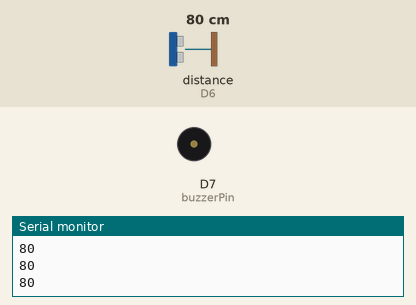
Recording of a sketch running on a simulated ESP8266 (NodeMCU). On the bench: buzzer (waves = sounding, pin HIGH), the last lines printed to the serial monitor. Wiring (inferred from the names in the program): ultrasonic range finder: trigger D5; echo D6. The inputs (shaded band) are chosen by the test bench; at power-on: distance to the obstacle (sensor on D6) 80 cm. The echo pulse lasts 58.3 µs per cm; WiFi joins after 1.5 s; servers stay silent unless stated; pins used as bus, display or sensor lines are not drawn.

Above: at 2.7 s.
2.8 s: distance to the obstacle (sensor on D6) set to 43 cm
4.3 s: distance to the obstacle (sensor on D6) set to 36 cm
At 4.38 s:
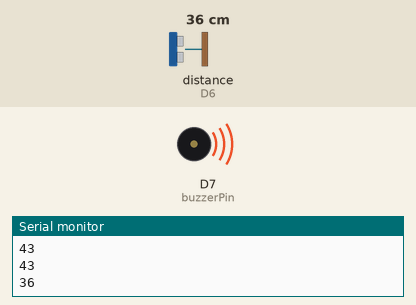
7.3 s: distance to the obstacle (sensor on D6) set to 21 cm
10.3 s: distance to the obstacle (sensor on D6) set to 18 cm
At 10.6 s:
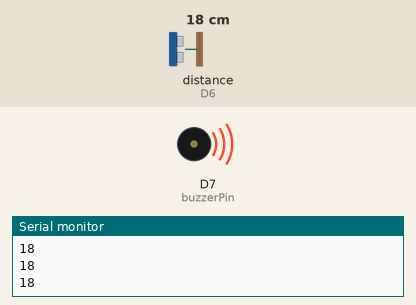
11.8 s: distance to the obstacle (sensor on D6) set to 35 cm
At 12.34 s:
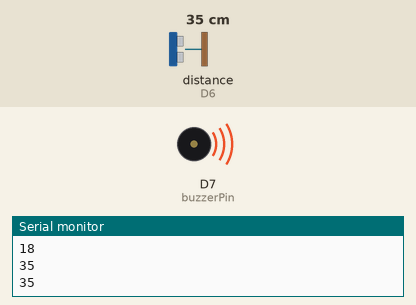
Timing chart, 0 to 15.8 s (numbered marks = the images above; inputs shaded):
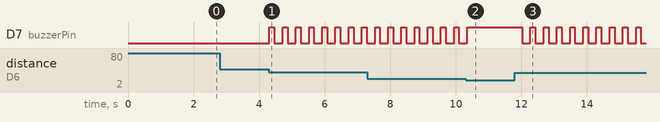

Measured:
- the behaviour switches between 40 and 39 cm on distance to the obstacle (sensor on D6) (found by bisection; images 0 and 1)
- the behaviour switches between 20 and 19 cm on distance to the obstacle (sensor on D6) (found by bisection; images 1 and 2)
- after the input at 4.3 s, D7 (buzzerPin): alternates HIGH for 0.15 s and LOW for 0.25 s, starting at once
- after the input at 10.3 s, D7 (buzzerPin): goes on until 10.3 s, then stays HIGH
- after the input at 11.8 s, D7 (buzzerPin): alternates HIGH for 0.15 s and LOW for 0.25 s, starting after 0.22 s

The sketch:

nodemcu-cloud-alert.ino
```cpp
// NodeMCU (ESP8266) - Ultrasonic Object Detection with IFTTT Alert

#include <ESP8266WiFi.h>
#include <ESP8266HTTPClient.h>

const char* ssid     = "YOUR_WIFI_NAME";
const char* password = "YOUR_WIFI_PASSWORD";

const char* iftttHost  = "maker.ifttt.com";
const char* iftttEvent = "object_alert";
const char* iftttKey   = "YOUR_IFTTT_KEY";

const int trigPin   = D5;
const int echoPin   = D6;
const int buzzerPin = D7;

const int ALERT_DISTANCE_CM      = 20;
const unsigned long ALERT_COOLDOWN = 60000UL;

unsigned long lastAlertTime = 0;

long getDistanceCM() {
  digitalWrite(trigPin, LOW);
  delayMicroseconds(2);
  digitalWrite(trigPin, HIGH);
  delayMicroseconds(10);
  digitalWrite(trigPin, LOW);

  long duration = pulseIn(echoPin, HIGH, 30000UL);
  if (duration == 0) return 999;
  return duration / 58;
}

void sendIFTTTAlert(long distance) {
  if (WiFi.status() != WL_CONNECTED) return;

  WiFiClient client;
  HTTPClient http;

  String url = String("http://") + iftttHost +
               "/trigger/" + iftttEvent +
               "/json/with/key/" + iftttKey +
               "?value1=" + String(distance);

  http.begin(client, url);
  http.GET();
  http.end();
}

void setup() {
  Serial.begin(115200);

  pinMode(trigPin, OUTPUT);
  pinMode(echoPin, INPUT);
  pinMode(buzzerPin, OUTPUT);

  WiFi.begin(ssid, password);
  while (WiFi.status() != WL_CONNECTED) { delay(500); }
}

void loop() {
  long distance = getDistanceCM();
  Serial.println(distance);

  if (distance < ALERT_DISTANCE_CM) {
    digitalWrite(buzzerPin, HIGH);

    unsigned long now = millis();
    if (now - lastAlertTime > ALERT_COOLDOWN) {
      sendIFTTTAlert(distance);
      lastAlertTime = now;
    }
  } else if (distance < 40) {
    digitalWrite(buzzerPin, HIGH);
    delay(150);
    digitalWrite(buzzerPin, LOW);
    delay(150);
  } else {
    digitalWrite(buzzerPin, LOW);
  }

  delay(100);
}
```
